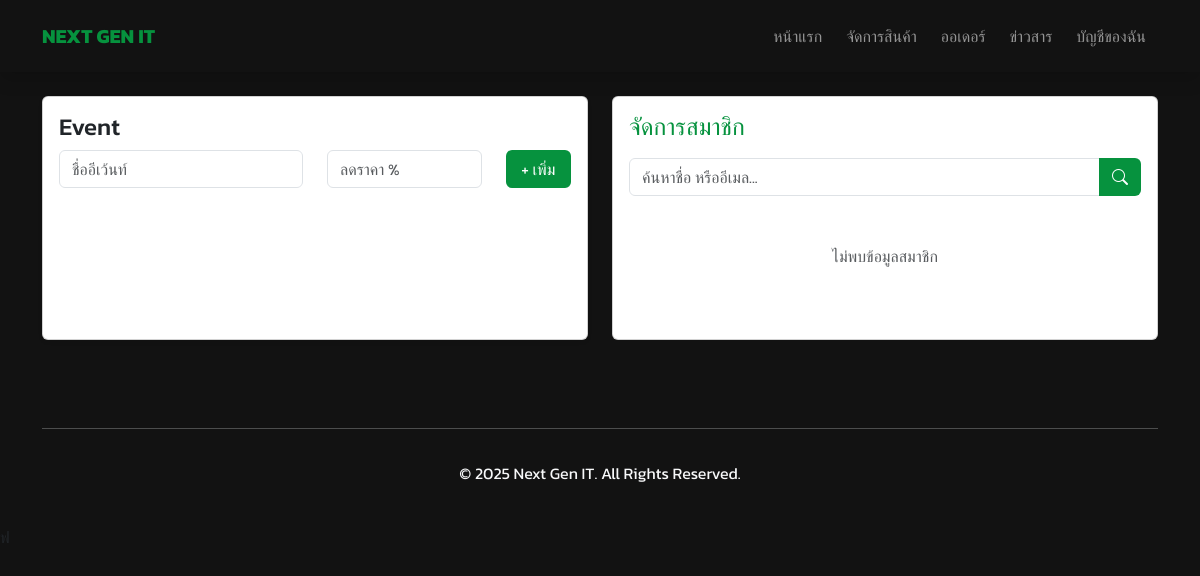
/Next_Gen/admin_home (signed in), run on an earlier commit of the app's database.
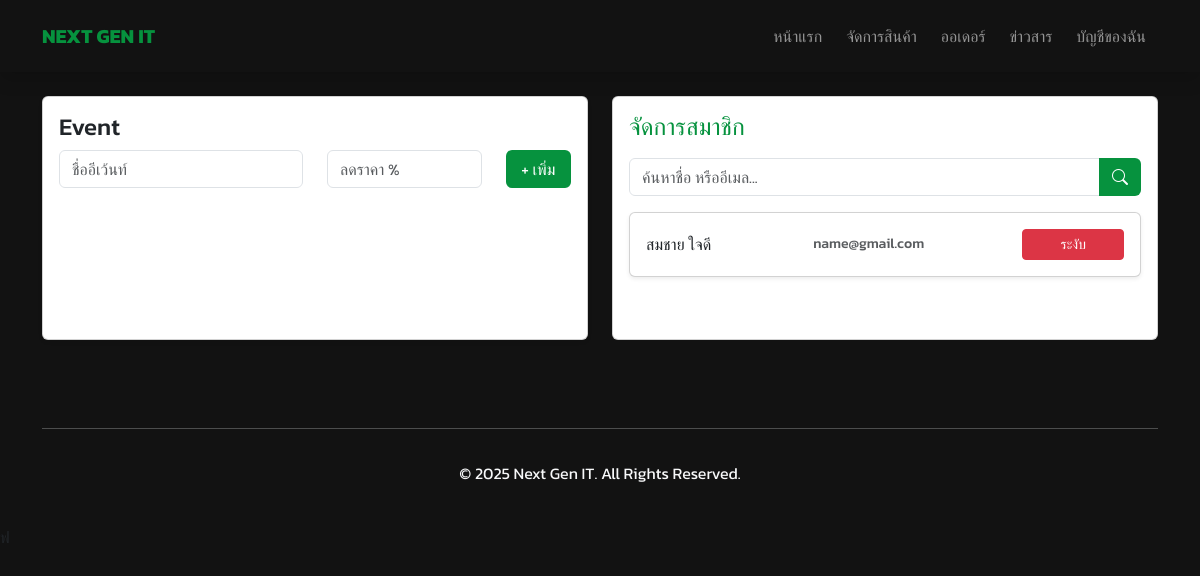
And on a later commit of the database.
### tables this page shows
CREATE TABLE `user_tb` (
  `user_id` int(11) NOT NULL,
  `user_username` varchar(100) NOT NULL,
  `user_password` varchar(100) NOT NULL,
  `user_fullname` varchar(255) NOT NULL,
  `user_email` varchar(100) NOT NULL,
  `user_phone` varchar(10) NOT NULL,
  `user_status` enum('active','unactive') NOT NULL,
  `user_address_id` int(11) DEFAULT NULL,
  `created_at` datetime NOT NULL,
  `updated_at` datetime NOT NULL
);

### function/admin/user_function.php (called while the page is built, shortened)
<?php
function GetAllUsers($search = null)
{
    try {
        $pdo = db();
        $sql = "SELECT user_id, user_fullname, user_email, user_status, created_at
                FROM user_tb WHERE 1=1";
        $params = [];
        $sql .= " ORDER BY created_at DESC";
        $stmt = $pdo->prepare($sql);
        $stmt->execute($params);
        return $stmt->fetchAll(PDO::FETCH_ASSOC);
    } catch (PDOException $e) {
        return [];
    }
}

### admin_home.php (the view, shortened to what this page needs)
<?php
require_once __DIR__ . '/function/admin/user_function.php';
$q_user = isset($_GET['q_user']) ? $_GET['q_user'] : null;
$users = GetAllUsers($q_user);
?>
<!DOCTYPE html>
<html lang="en">
<head>
    <?php include('include/header.php') ?>
</head>
<body class="bg-dark">
    <?php include('include/navbar_admin.php') ?>
    <div class="container">
        <div class="row mt-custom">
            <div class="col-md-6">
                <div class="card shadow-sm" style="height: 244px; overflow-y: auto;">
                    <div class="card-body">
                        <h4>Event</h4>
                        <form action="router/manageevent.router.php" method="post">
                            <div class="row">
                                <div class="col-md-6">
                                    <input type="text" class="form-control" name="event_name" id=""
                                        placeholder="ชื่ออีเว้นท์">
                                </div>
                                <div class="col-md-4">
                                    <input type="number" class="form-control" name="event_discount" id=""
                                        placeholder="ลดราคา %" min="0" max="100">
                                </div>
                                <div class="col-md-2">
                                    <button type="submit" class="btn btn-main w-100">+ เพิ่ม</button>
                                </div>
                            </div>
                        </form>
                    </div>
                </div>
            </div>
            <div class="col-md-6">
                <div class="card card-admin-home-hight h-100">
                    <div class="card-body">
                        <h4 class="text-main mb-3">จัดการสมาชิก</h4>
                        <form action="" method="get" class="mb-3">
                            <div class="input-group">
                                <input type="search" name="q_user" class="form-control" placeholder="ค้นหาชื่อ หรืออีเมล..." value="<?php echo htmlspecialchars($q_user ?? ''); ?>">
                                <button class="btn btn-main" type="submit"><i class="bi bi-search"></i></button>
                            </div>
                        </form>
                        <?php if (!empty($users)): foreach ($users as $user_item): ?>
                                <div class="card shadow-sm my-2 card-admin <?php echo ($user_item['user_status'] == 'unactive') ? 'opacity-75' : ''; ?>">
                                    <div class="card-body">
                                        <div class="row">
                                            <div class="col-md-4 my-auto">
                                                <h6 class="mb-0 text-truncate"><?php echo htmlspecialchars($user_item['user_fullname']); ?></h6>
                                            </div>
                                            <div class="col-md-5 my-auto">
                                                <h6 class="mb-0 text-muted small text-truncate"><?php echo htmlspecialchars($user_item['user_email']); ?></h6>
                                            </div>
                                            <div class="col-md-3">
                                                <form action="router/manageuser.router.php" method="post">
                                                    <?php if ($user_item['user_status'] == 'active'): ?>
                                                        <button type="submit" name="ban_user" class="btn btn-sm btn-danger w-100">ระงับ</button>
                                                    <?php else: ?>
                                                        <button type="submit" name="unban_user" class="btn btn-sm btn-success w-100">ปลด</button>
                                                    <?php endif; ?>
                                                </form>
                                            </div>
                                        </div>
                                    </div>
                                </div>
                            <?php endforeach;
                        else: ?>
                            <div class="text-center text-muted mt-5">ไม่พบข้อมูลสมาชิก</div>
                        <?php endif; ?>
                    </div>
                </div>
            </div>
        </div>
    </div>
    <?php include('include/footer.php') ?>
</body>
</html>ฟ

What changed in the data, as far as the page shows it:
added user_tb: user_fullname "สมชาย ใจดี", user_email "name@gmail.com", user_status "ระงับ"
Also different on the page:
text no longer shown: "ไม่พบข้อมูลสมาชิก"
